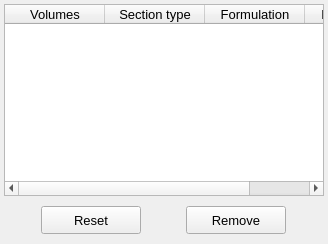
            <widget class="QWidget" name="tab_remove">
             <attribute name="title">
              <string>Remove</string>
             </attribute>
             <layout class="QGridLayout" name="gridLayout_16">
              <property name="leftMargin">
               <number>4</number>
              </property>
              <property name="topMargin">
               <number>4</number>
              </property>
              <property name="rightMargin">
               <number>4</number>
              </property>
              <property name="bottomMargin">
               <number>4</number>
              </property>
              <property name="spacing">
               <number>4</number>
              </property>
              <item row="0" column="0">
               <widget class="QTreeWidget" name="treeWidget_thermoviscous_model">
                <property name="minimumSize">
                 <size>
                  <width>320</width>
                  <height>100</height>
                 </size>
                </property>
                <property name="maximumSize">
                 <size>
                  <width>16777215</width>
                  <height>200</height>
                 </size>
                </property>
                <property name="font">
                 <font>
                  <family>MS Shell Dlg 2</family>
                  <pointsize>10</pointsize>
                  <italic>false</italic>
                 </font>
                </property>
                <property name="toolTip">
                 <string>Select a face to remove the previously attributed boundary condition.</string>
                </property>
                <property name="indentation">
                 <number>1</number>
                </property>
                <property name="headerHidden">
                 <bool>false</bool>
                </property>
                <attribute name="headerHighlightSections">
                 <bool>false</bool>
                </attribute>
                <attribute name="headerShowSortIndicator" stdset="0">
                 <bool>false</bool>
                </attribute>
                <attribute name="headerStretchLastSection">
                 <bool>true</bool>
                </attribute>
                <column>
                 <property name="text">
                  <string>Volumes</string>
                 </property>
                 <property name="textAlignment">
                  <set>AlignCenter</set>
                 </property>
                </column>
                <column>
                 <property name="text">
                  <string>Section type</string>
                 </property>
                 <property name="textAlignment">
                  <set>AlignCenter</set>
                 </property>
                </column>
                <column>
                 <property name="text">
                  <string>Formulation</string>
                 </property>
                 <property name="textAlignment">
                  <set>AlignCenter</set>
                 </property>
                </column>
                <column>
                 <property name="text">
                  <string>Parameters</string>
                 </property>
                 <property name="textAlignment">
                  <set>AlignCenter</set>
                 </property>
                </column>
               </widget>
              </item>
              <item row="1" column="0">
               <widget class="QFrame" name="frame_3">
                <property name="minimumSize">
                 <size>
                  <width>320</width>
                  <height>40</height>
                 </size>
                </property>
                <property name="maximumSize">
                 <size>
                  <width>16777215</width>
                  <height>40</height>
                 </size>
                </property>
                <property name="frameShape">
                 <enum>QFrame::NoFrame</enum>
                </property>
                <property name="frameShadow">
                 <enum>QFrame::Raised</enum>
                </property>
                <layout class="QGridLayout" name="gridLayout_15">
                 <property name="leftMargin">
                  <number>4</number>
                 </property>
                 <property name="topMargin">
                  <number>4</number>
                 </property>
                 <property name="rightMargin">
                  <number>4</number>
                 </property>
                 <property name="bottomMargin">
                  <number>4</number>
                 </property>
                 <property name="horizontalSpacing">
                  <number>12</number>
                 </property>
                 <item row="0" column="0">
                  <widget class="QPushButton" name="pushButton_reset">
                   <property name="minimumSize">
                    <size>
                     <width>100</width>
                     <height>28</height>
                    </size>
                   </property>
                   <property name="maximumSize">
                    <size>
                     <width>100</width>
                     <height>28</height>
                    </size>
                   </property>
                   <property name="font">
                    <font>
                     <family>MS Shell Dlg 2</family>
                     <pointsize>10</pointsize>
                     <weight>50</weight>
                     <italic>false</italic>
                     <bold>false</bold>
                    </font>
                   </property>
                   <property name="styleSheet">
                    <string notr="true"/>
                   </property>
                   <property name="text">
                    <string>Reset</string>
                   </property>
                  </widget>
                 </item>
                 <item row="0" column="1">
                  <widget class="QPushButton" name="pushButton_remove">
                   <property name="minimumSize">
                    <size>
                     <width>100</width>
                     <height>28</height>
                    </size>
                   </property>
                   <property name="maximumSize">
                    <size>
                     <width>100</width>
                     <height>28</height>
                    </size>
                   </property>
                   <property name="font">
                    <font>
                     <family>MS Shell Dlg 2</family>
                     <pointsize>10</pointsize>
                     <weight>50</weight>
                     <italic>false</italic>
                     <bold>false</bold>
                    </font>
                   </property>
                   <property name="styleSheet">
                    <string notr="true"/>
                   </property>
                   <property name="text">
                    <string>Remove</string>
                   </property>
                  </widget>
                 </item>
                </layout>
               </widget>
              </item>
             </layout>
            </widget>
